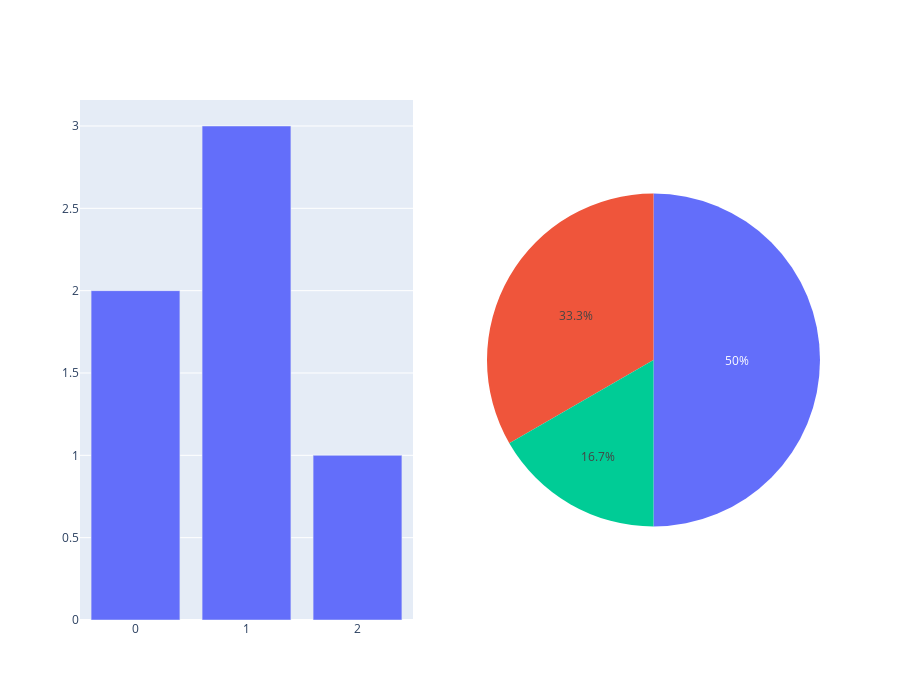

Notebook source saved alongside this figure:
### Code cell
from plotly.subplots import make_subplots
import plotly.graph_objects as go

fig = make_subplots(
    rows=1, cols=2,
    specs=[[{"type": "xy"},{"type": "domain"}]],
)

fig.add_trace(go.Bar(y=[2, 3, 1]),
              row=1, col=1)


fig.add_trace(go.Pie(values=[2, 3, 1]),
              row=1, col=2)


fig.update_layout(height=700, showlegend=False)

fig.show()

### Figure 1 — Plotly figure (JSON) as saved in the notebook; plotly's stock layout.template omitted (floating-point values rounded to 4 significant figures)
{"data": [{"type": "bar", "xaxis": "x", "y": [2, 3, 1], "yaxis": "y"}, {"domain": {"x": [0.55, 1], "y": [0, 1]}, "type": "pie", "values": [2, 3, 1]}], "layout": {"height": 700, "showlegend": false, "xaxis": {"anchor": "y", "domain": [0, 0.45]}, "yaxis": {"anchor": "x", "domain": [0, 1]}}}
